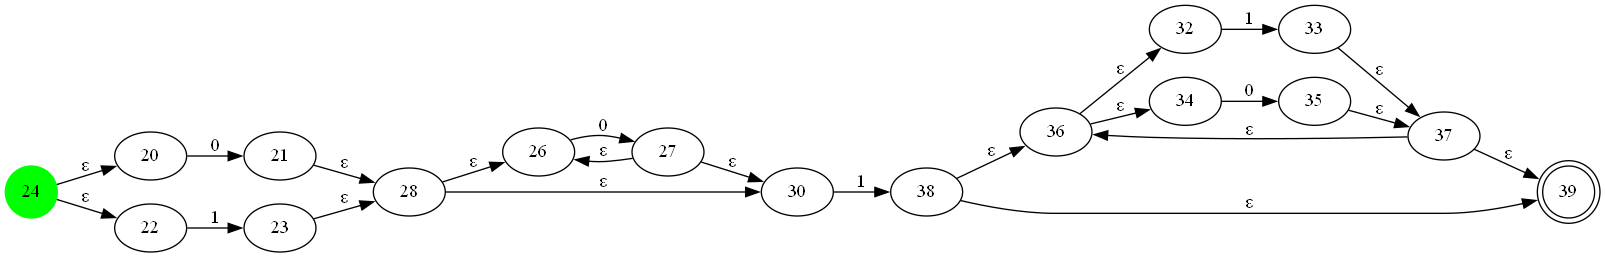

Recreate this plot in Python.


from Bridge import Bridge
from Format import Format
from StateAFD import StateAFD
import pydot
import networkx as nx
import matplotlib.pyplot as plt

import os
os.environ["PATH"] += os.pathsep + 'C:/Program Files (x86)/Graphviz/bin'    

class AFN:
    def __init__(self, regex):
        self.regex = regex
        self.statesNo = 0
        self.afn = None
        self.afd = None

    def MYT(self):
        formatt = Format(self.regex)
        stringg = formatt.infixPostfix()
        stack = []

        for value in stringg:
            if value.isalnum(): 
                # Definiendo estados iniciales y finales
                start = self.statesNo
                end = self.statesNo + 1
                
                # Generando transicion
                transitions = {}
                # Formato: {estado inicial: {simbolo: [estado final]}}
                # Ejemplo: {0: {'a': [1]}}
                # Cuando se trata de un caracter solo hay un estado final e inicial
                transitions[start] = {value: [end]}
                
                # Se crea un objeto de tipo Bridge que es la transicion 
                # del caracter
                stack.append(Bridge(start, end, transitions))
                # Dado que se crearon dos estados se aumenta el contador en dos
                self.statesNo += 2

            elif value == '.':
                # # Obteniendo los dos ultimos elementos de la pila
                el2 = stack.pop()
                el1 = stack.pop()

                # Se realiza la union de los dos diccionarios para tomar 
                # en cuenta todas las transiciones
                el1.trs.update(el2.trs)

                # El objetivo de este ciclo es reemplazar el estado final
                # del primer elemento por el estado inicial del segundo
                for k, v in el1.trs.items():    
                    for el in v.values():
                        if el1.end in el:
                            dict1 = el1.trs[k]
                            key = list(dict1.keys())[0]
                            change = el1.trs[k][key].index(el1.end)
                            el1.trs[k][key][change] = el2.start
                            
                # Creando nuevo estado
                stack.append(Bridge(el1.start, el2.end, el1.trs))
                

            elif value == '|':
                # Obteniendo los dos ultimos elementos de la pila
                el2 = stack.pop()
                el1 = stack.pop()
                el1.trs.update(el2.trs)

                start = self.statesNo
                end = self.statesNo + 1
                
                # Caso: Union
                # Se crea un nuevo estado inicial con transicion epsilon a los dos estados iniciales
                # de los elementos del stack
                # y se crea una transicion epsilon de los estados finales de cada elemento del stack
                # hacia un nuevo estado final
                el1.trs.update({
                    start: {'ε': [el1.start, el2.start]},
                    el1.end: {'ε': [end]},
                    el2.end: {'ε': [end]}
                })

                # Creando nuevo estado
                stack.append(Bridge(start, end, el1.trs))
                self.statesNo += 2

            elif value == '*':
                # Obteniendo el ultimo elemento de la pila
                el1 = stack.pop()

                start = self.statesNo
                end = self.statesNo + 1
                self.statesNo += 2

                # Caso: Cerradura de Kleene
                # Se crea un nuevo estado inicial hacia el estado inicial del elemento del 
                # stack con transicion epsilon y tambien hacia un nuevo estado final

                # Se crea una transicion epsilon desde el estado final del elemento del stack
                # hacia su estado inicial y tambien hacia el nuevo estado final
                el1.trs.update({
                    start: {'ε': [el1.start, end]},
                    el1.end: {'ε': [el1.start, end]}
                })

                # Creando nuevo transicion
                stack.append(Bridge(start, end, el1.trs))

            elif value == '+':
                # Obteniendo el ultimo elemento de la pila
                el1 = stack.pop()
                start = self.statesNo
                end = self.statesNo + 1

                # Caso: Cerradura positiva
                # Se crea un nuevo estado inicial hacia el estado inicial del elemento del
                # stack con transicion epsilon, además sd genera una transicion epsilon desde
                # el estado final del elemento del stack hacia su estado inicial y hacia el
                # nuevo estado final 
                el1.trs.update({
                    start: {'ε': [el1.start]},
                    el1.end: {'ε': [el1.start, end]}
                })

                # Creando nuevo estado
                stack.append(Bridge(start, end, el1.trs))
                self.statesNo += 2
            
            elif value == '?':
                start = self.statesNo
                end = self.statesNo + 1
                self.statesNo += 2

                # Caso: ?
                # Dado que ? se refiere a que el caracter puede o no estar presente
                # o bien en otra representacion se refiere a: (caracter|ε)

                # Se genera una transicion epsilon desde un nuevo estado inicial 
                # hacia un nuevo estado final 
                transitions = {}
                transitions[start] = {'ε': [end]}
                
                el1 = stack.pop()
                el2 = Bridge(start, end, transitions)
                el1.trs.update(el2.trs)

                # Se realiza el mismo proceso que en el caso de la union
                start = self.statesNo
                end = self.statesNo + 1
                el1.trs.update({
                    start: {'ε': [el1.start, el2.start]},
                    el1.end: {'ε': [end]},
                    el2.end: {'ε': [end]}
                })

                # Creando nuevo estado
                stack.append(Bridge(start, end, el1.trs))
                self.statesNo += 2


        self.afn = stack.pop()
        return self.afn


    def graph_myt(self):
        myt = self.MYT()
        graph = pydot.Dot(graph_type='digraph', strict=True)
        graph.set_rankdir('LR')

        for k, v in myt.trs.items():
            for k2, v2 in v.items():
                for i in range(len(v2)):
                    if k == myt.start:
                        graph.add_node(pydot.Node(str(k), color='green', style='filled', shape='circle'))                                               
                    if v2[i] == myt.end:
                        graph.add_node(pydot.Node(str(v2[i]), shape='doublecircle'))
                    else:
                        graph.add_node(pydot.Node(str(v2[i])))
                    graph.add_edge(pydot.Edge(str(k), str(v2[i]), label=k2))
        graph.write_png('AFN.png', encoding='utf-8')


    def cerraduraKleene(self, state, checked=None):
        if not checked:
            checked = set()

        afn = self.afn
        transitions = afn.trs
        checked.add(state)

        for nextEp in transitions.get(state, {}).get('ε', []):
            if nextEp not in checked:
                checked.update(self.cerraduraKleene(nextEp, checked))
                
        return list(checked)
    

    def mover(self, state, symbol):
        afn = self.afn
        transitions = afn.trs
        return transitions.get(state, {}).get(symbol, [])
    
    def manyMove(self, states, symbol):
        move = [self.mover(state, symbol) for state in states]
        return list(set(sum(move, [])))
    
    def manyKleene(self, states):
        kleene = [self.cerraduraKleene(state) for state in states]
        return list(set(sum(kleene, [])))
    

    def simulateAFN(self, string):
        # Se obtiene el conjunto de estados a los que se puede llegar desde el estado inicial
        currentStates = self.cerraduraKleene(self.afn.start)

        for symbol in string:
            # Se obtiene el conjunto de estados a los que se puede llegar desde el conjunto de estados actuales
            nextStates = self.manyKleene(self.manyMove(currentStates, symbol))

            # Si no hay estados a los que se pueda llegar la cadena no es aceptada
            if not nextStates:
                return False

            # Se actualiza el conjunto de estados actuales
            currentStates = nextStates

        # Se verifica si alguno de los estados actuales es el estado final
        # para determinar si la cadena es aceptada
        for state in currentStates:
            if state == self.afn.end:
                return True

        return False

    

    def toAFD(self):
        counter = 0
        afn = self.afn
        afd = {}
        start = afn.start
        symbols = afn.syms
        toDo = [self.cerraduraKleene(start)]
        checked = []

        while toDo:
            name = toDo.pop(0)
            if name not in checked:
                afdT = {symbol : self.manyKleene(self.manyMove(name, symbol)) for symbol in symbols}
                for state in afdT.values():
                        if len(state) > 0:
                            toDo.append(state)
                checked.append(name)
                afd[counter] = StateAFD(name, afdT, True) if counter == 0 else StateAFD(name, afdT)
                counter += 1

        for i in range(len(afd)):
            if afn.end in afd[i].name:
                afd[i].accepting = True
        self.afd = afd


    def createNewStates(self):
        sts = []
        afd = self.afd
        for i in range(len(afd)):
            if afd[i].name not in sts:
                sts.append(afd[i].name)
        letters = {}
        for i in range(len(sts)):
            letters[chr(65+i)] = sts[i]
        return letters
    

    def assignStates(self):
        afd = self.afd
        letters = self.createNewStates()
        for i in range(len(afd)):
            for k, v in letters.items():
                if afd[i].name == v:
                    afd[i].name = k
            for k, v in afd[i].transitions.items():
                for k2, v2 in letters.items():
                    if v == v2:
                        afd[i].transitions[k] = k2
                    elif not v:
                        afd[i].transitions[k] = 'estado muerto'
        return afd
    

    def simulateAFD(self, string):
        afd = self.assignStates()
        current_state = afd[0]
        for symbol in string:
            if symbol not in current_state.transitions:
                return False
            current_state = [state for key, state in afd.items() if state.name == current_state.transitions[symbol]][0]
        return current_state.accepting


    def draw_afd(self):
        afd = self.assignStates()

        graph = pydot.Dot(graph_type='digraph', strict=True)
        graph.set_rankdir('LR')

        for state in afd.values():
            for k, v in state.transitions.items():
                if state.start:
                    graph.add_node(pydot.Node(str(state.name), color='green', style='filled', shape='circle'))                                               
                if state.accepting:
                    graph.add_node(pydot.Node(str(state.name), shape='doublecircle'))
                else:
                    if v != 'estado muerto':
                        graph.add_node(pydot.Node(str(v)))
                if v != 'estado muerto':
                    graph.add_edge(pydot.Edge(str(state.name), str(v), label=k))
        graph.write_png('AfnToAfd.png', encoding='utf-8')



    def minimizationAFD(self):
        # Creando copia del AFD
        afd = self.assignStates().copy()

        # Unir estados de aceptacion y que no son de aceptacion
        accepting_states = set(state for key, state in afd.items() if state.accepting)
        non_accepting_states = set(state for key, state in afd.items() if not state.accepting)
        state_groups = [accepting_states, non_accepting_states]

        # Repetir hasta que no se puedan unir mas estados
        while True:
            new_state_groups = []
            for group in state_groups:
                # Por cada grupo de estados, agrupar por transiciones
                transition_groups = {}
                for state in group:
                    transition = tuple(sorted(state.transitions.values()))
                    if transition not in transition_groups:
                        transition_groups[transition] = set()
                    transition_groups[transition].add(state)

                # Por cada grupo de transiciones, unir estados
                for transition_group in transition_groups.values():
                    if len(transition_group) > 1:
                        new_state_groups.append(transition_group)
                    else:
                        new_state_groups.append({transition_group.pop()})

            # Si ya no se pueden unir mas estados, terminar
            if len(new_state_groups) == len(state_groups):
                break
            state_groups = new_state_groups

        # Crear nuevo AFD
        statesI = sum(len(group) for group in state_groups)
        reps = {}
        for group in state_groups:
            if len(group) > 1:
                same = []
                for element in group:
                    same.append(element)
                reps[chr(65+statesI)] = tuple(same)
                statesI += 1


        for replacement, same in reps.items():
            check = tuple([obj.name for obj in same])
            checkAccepting = tuple([obj.accepting for obj in same])
            checkStart = tuple([obj.start for obj in same])
            for key, state in afd.items():
                for k, v in state.transitions.items():
                    if v in check:
                        state.transitions[k] = replacement
                if  checkAccepting.count(True) > 0:
                    if state.name in check:
                        state.accepting = True
                if checkStart.count(True) > 0:
                    if state.name in check:
                        state.start = True
                if state.name in check:
                    state.name = replacement

        miniAFD = {}
        index = 0
        for key, state in afd.items():
            if state.name not in [obj.name for obj in miniAFD.values()]:
                miniAFD[index] = state
                index += 1

        return miniAFD
    

    def simulateMiniAFD(self, string):
        afd = self.minimizationAFD()
        current_state = afd[0]
        for symbol in string:
            if symbol not in current_state.transitions:
                return False
            current_state = [state for key, state in afd.items() if state.name == current_state.transitions[symbol]][0]
        return current_state.accepting
    

    def draw_mini_afd(self):
        afd = self.minimizationAFD()

        G = nx.MultiGraph()
        for state in afd.values():
            for k, v in state.transitions.items():
                if state.start:
                    G.add_node(state.name, color='green', style='filled', shape='circle')
                if state.accepting:
                    G.add_node(state.name, shape='doublecircle')

                G.add_node(v)
                G.add_edge(state.name, v, label=k, dir='forward')

        pydot_graph = nx.drawing.nx_pydot.to_pydot(G)
        pydot_graph.set_rankdir('LR')
        png_bytes = pydot_graph.create_png()
        with open('miniAFD.png', 'wb') as f:
            f.write(png_bytes)
              

            
aff = AFN("(0|1)0*1(1|0)*")

aff.MYT()
print(aff.simulateAFN("abb"))
aff.graph_myt()

aff.toAFD()
print(aff.simulateAFD("abb"))
aff.draw_afd()

print(aff.simulateMiniAFD("abb"))
aff.draw_mini_afd()




        
